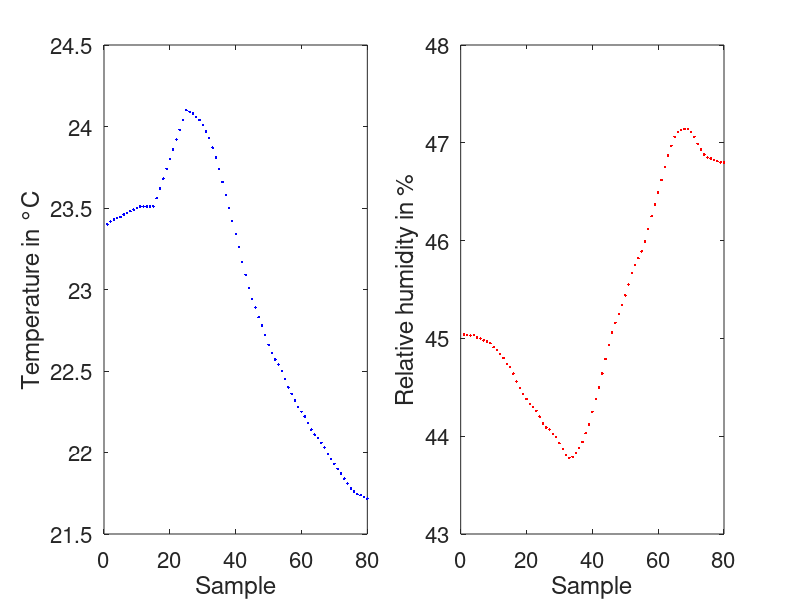

MATLAB code to generate this figure:
clear
clc
fid = fopen('DATA.TXT','r');
i=1;
disp('Importing data, please wait...')
while ~feof(fid)
    a=fgets(fid);
    if not(isempty(strfind(a,'Temperature')))
        disp('DATA packet received !')
        offset=strfind(a,'Temperature:');
        temperature(i)=str2num(a(offset+12:offset+16));
        offset=strfind(a,'Humidity:');
        humidity(i)=str2num(a(offset+10:offset+14));
        offset=strfind(a,'Date/Time:');
        Date=a(offset+11:end-2); %end-2 because LF/CR
        try
            dateTimeObj(i) = datetime(Date, 'InputFormat', 'yyyy-MM-dd HH:mm:ss');
        catch
            dateTimeObj(i) = i;
        end
        i=i+1;
    end
end
fclose(fid);
temperature=movmean(temperature,10);
humidity=movmean(humidity,10);
disp('Generating the plot...')
figure('Position',[100 100 1000 800]);
hold on
try %Matlab
    yyaxis left
    plot (dateTimeObj,temperature,'b.')
    xlabel('Date/Time')
    ylabel('Temperature in °C')
    yyaxis right
    plot (dateTimeObj,humidity,'.r')
    ylabel('Relative humidity in %')
    set(gca,'FontSize',16)
catch %GNU Octave
    subplot(1,2,1);
    plot (dateTimeObj,temperature,'b.')
    xlabel('Sample')
    ylabel('Temperature in °C')
    set(gca,'FontSize',16)
    subplot(1,2,2);
    plot (dateTimeObj,humidity,'.r')
    xlabel('Sample')
    ylabel('Relative humidity in %')
    set(gca,'FontSize',16)
end
hold off
disp('Saving figure...')
saveas(gcf,'Plot.png');
